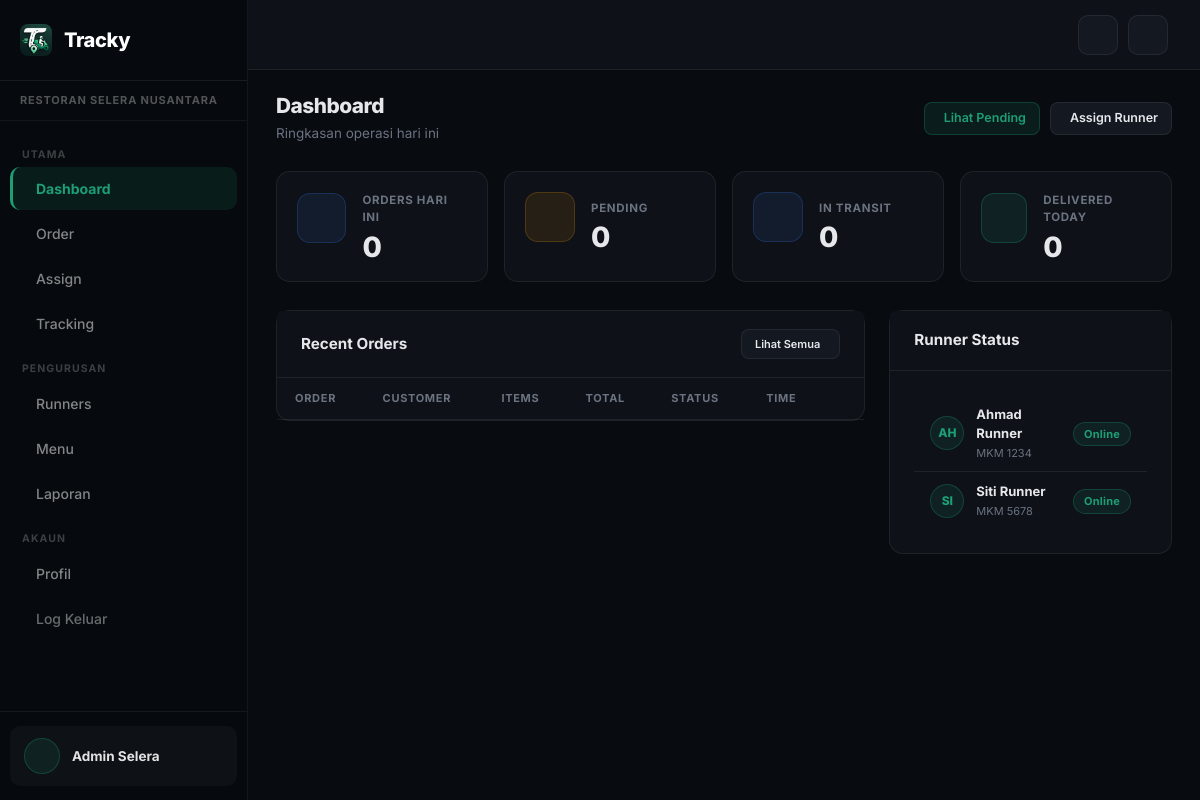
Page /admin/admin_dashboard.php (signed in) on the earlier database version.
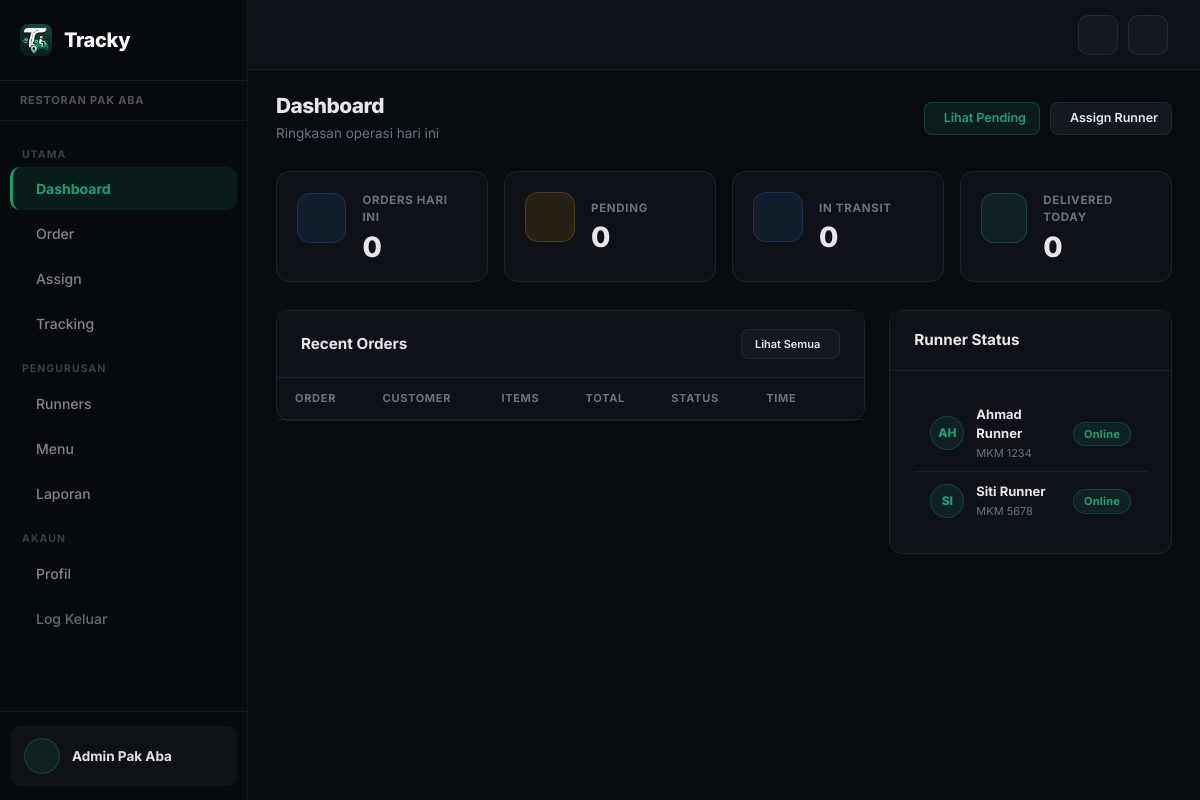
Same page on the later database version.
### tables this page shows
CREATE TABLE restaurants (
  id INT AUTO_INCREMENT PRIMARY KEY,
  name VARCHAR(100) NOT NULL DEFAULT 'Restoran Tracky',
  slug VARCHAR(80) UNIQUE,
  address TEXT,
  phone VARCHAR(20),
  email VARCHAR(100),
  logo VARCHAR(255),
  cover_image VARCHAR(255),
  accent_color VARCHAR(20) NOT NULL DEFAULT '#1D9E75',
  delivery_fee DECIMAL(10,2) DEFAULT 5.00,
  free_delivery_min DECIMAL(10,2) DEFAULT 30.00,
  operating_hours VARCHAR(100) DEFAULT '8:00 AM - 10:00 PM',
  is_open TINYINT DEFAULT 1,
  is_active TINYINT NOT NULL DEFAULT 1,
  created_at TIMESTAMP DEFAULT CURRENT_TIMESTAMP
);

### includes/functions.php (called while the page is built, shortened)
<?php
function asset(string $rel): string
{
    $rel = ltrim($rel, '/');
    $fs = dirname(__DIR__) . '/' . $rel;
    $v = is_file($fs) ? filemtime($fs) : 1;
    return '/tracky/' . $rel . '?v=' . $v;
}
function e(?string $value): string
{
    return htmlspecialchars($value ?? '', ENT_QUOTES, 'UTF-8');
}
function getRestaurant(mysqli $conn, ?int $id = null): ?array
{
    if ($id !== null && $id > 0) {
        $stmt = mysqli_prepare($conn, 'SELECT * FROM restaurants WHERE id = ? LIMIT 1');
        mysqli_stmt_bind_param($stmt, 'i', $id);
        mysqli_stmt_execute($stmt);
        $row = mysqli_fetch_assoc(mysqli_stmt_get_result($stmt));
        return $row ?: null;
    }
    $res = mysqli_query($conn, 'SELECT * FROM restaurants ORDER BY id ASC LIMIT 1');
    return $res ? mysqli_fetch_assoc($res) : null;
}
function activeRestaurantId(): int
{
    $role = $_SESSION['role'] ?? '';
    return (int) ($_SESSION['restaurant_id'] ?? 0);
}

### admin/admin_dashboard.php (the view, shortened to what the changed rows need)
<?php
require_once __DIR__ . '/../includes/db.php';
require_once __DIR__ . '/../includes/functions.php';
require_once __DIR__ . '/../includes/admin_layout_start.php';
?>
<div class="row g-4">
  <div class="col-lg-8">
    <div class="card">
      <div class="table-responsive">
        <table class="table mb-0"><thead><tr><th>Order</th><th>Customer</th><th>Items</th><th>Total</th><th>Status</th><th>Time</th><th></th></tr></thead></table>
      </div>
    </div>
  </div>
</div>
<?php
require_once __DIR__ . '/../includes/admin_layout_end.php'; ?>

### includes/admin_layout_start.php (shortened to what the changed rows need)
<?php
require_once __DIR__ . '/db.php';
require_once __DIR__ . '/functions.php';
$active_rid = activeRestaurantId();
$restaurant = getRestaurant($conn, $active_rid);
$restaurant_name = $restaurant['name'] ?? 'Restoran Tracky';
$restaurant_logo = restaurantAsset($restaurant['logo'] ?? null);
$is_superadmin = ($_SESSION['role'] ?? '') === 'superadmin';
$is_staff = ($_SESSION['role'] ?? '') === 'staff';
$all_restaurants = [];
$current = basename($_SERVER['PHP_SELF']);
?>
<!DOCTYPE html>
<html lang="ms">
<head>
  <link href="https://cdn.jsdelivr.net/npm/bootstrap@5.3.0/dist/css/bootstrap.min.css" rel="stylesheet">
  <link href="https://cdn.jsdelivr.net/npm/@tabler/icons-webfont@3.44.0/dist/tabler-icons.min.css" rel="stylesheet">
  <link href="<?= asset('assets/css/admin.css') ?>" rel="stylesheet">
</head>
<body>
<div class="wrapper d-flex">
  <aside class="sidebar" id="sidebar">
    <div class="sidebar-brand">
      <img src="/tracky/assets/img/icon.png" alt="Tracky" class="brand-img">
      <span>Tracky</span>
    </div>
    <?php if ($is_superadmin): ?>
    <div class="sidebar-restaurant sa-switcher">
      <label>Mengurus Restoran</label>
      <select onchange="location.href='/tracky/admin/admin_dashboard.php?manage_restaurant='+this.value">
        <?php foreach ($all_restaurants as $rr): ?>
        <option value="<?= (int)$rr['id'] ?>" <?= (int)$rr['id'] === $active_rid ? 'selected' : '' ?>><?= e($rr['name']) ?></option>
        <?php endforeach; ?>
      </select>
    </div>
    <?php else: ?>
    <div class="sidebar-restaurant">
      <?php if ($restaurant_logo): ?><img src="<?= e($restaurant_logo) ?>" alt="" style="width:18px;height:18px;border-radius:4px;object-fit:cover;margin-right:6px;vertical-align:middle"><?php endif; ?><?= e($restaurant_name) ?>
    </div>
    <?php endif; ?>
    <nav class="sidebar-nav">
      <div class="nav-label">Utama</div>
      <a href="/tracky/admin/admin_dashboard.php" class="nav-item <?= $current === 'admin_dashboard.php' ? 'active' : '' ?>">
      </a>
      <a href="/tracky/admin/admin_orders.php" class="nav-item <?= $current === 'admin_orders.php' ? 'active' : '' ?>">
      </a>
      <a href="/tracky/admin/admin_assign.php" class="nav-item <?= $current === 'admin_assign.php' ? 'active' : '' ?>">
      </a>
      <a href="/tracky/admin/admin_tracking.php" class="nav-item <?= $current === 'admin_tracking.php' ? 'active' : '' ?>">
      </a>
      <?php if (!$is_staff): ?>
      <div class="nav-label">Pengurusan</div>
      <a href="/tracky/admin/admin_runners.php" class="nav-item <?= $current === 'admin_runners.php' ? 'active' : '' ?>">
      </a>
      <a href="/tracky/admin/admin_menu.php" class="nav-item <?= $current === 'admin_menu.php' ? 'active' : '' ?>">
      </a>
      <a href="/tracky/admin/admin_reports.php" class="nav-item <?= $current === 'admin_reports.php' ? 'active' : '' ?>">
      </a>
      <?php endif; ?>
      <div class="nav-label">Akaun</div>
      <a href="/tracky/admin/admin_profile.php" class="nav-item <?= $current === 'admin_profile.php' ? 'active' : '' ?>">
      </a>
      <a href="/tracky/logout.php" class="nav-item" style="color:rgba(255,255,255,0.4)">
      </a>
    </nav>
    <div class="sidebar-footer">
      <div class="sidebar-user">
        <div>
          <div class="sidebar-user-name"><?= e($_SESSION['name'] ?? '') ?></div>
        </div>
      </div>
    </div>
  </aside>
  <main class="main" id="main-content">
    <div class="content">

Differences in the rows shown:
changed restaurants: name "RESTORAN SELERA NUSANTARA" → "RESTORAN PAK ABA"
Other differences:
$_SESSION['name']: "Admin Selera" → "Admin Pak Aba"
